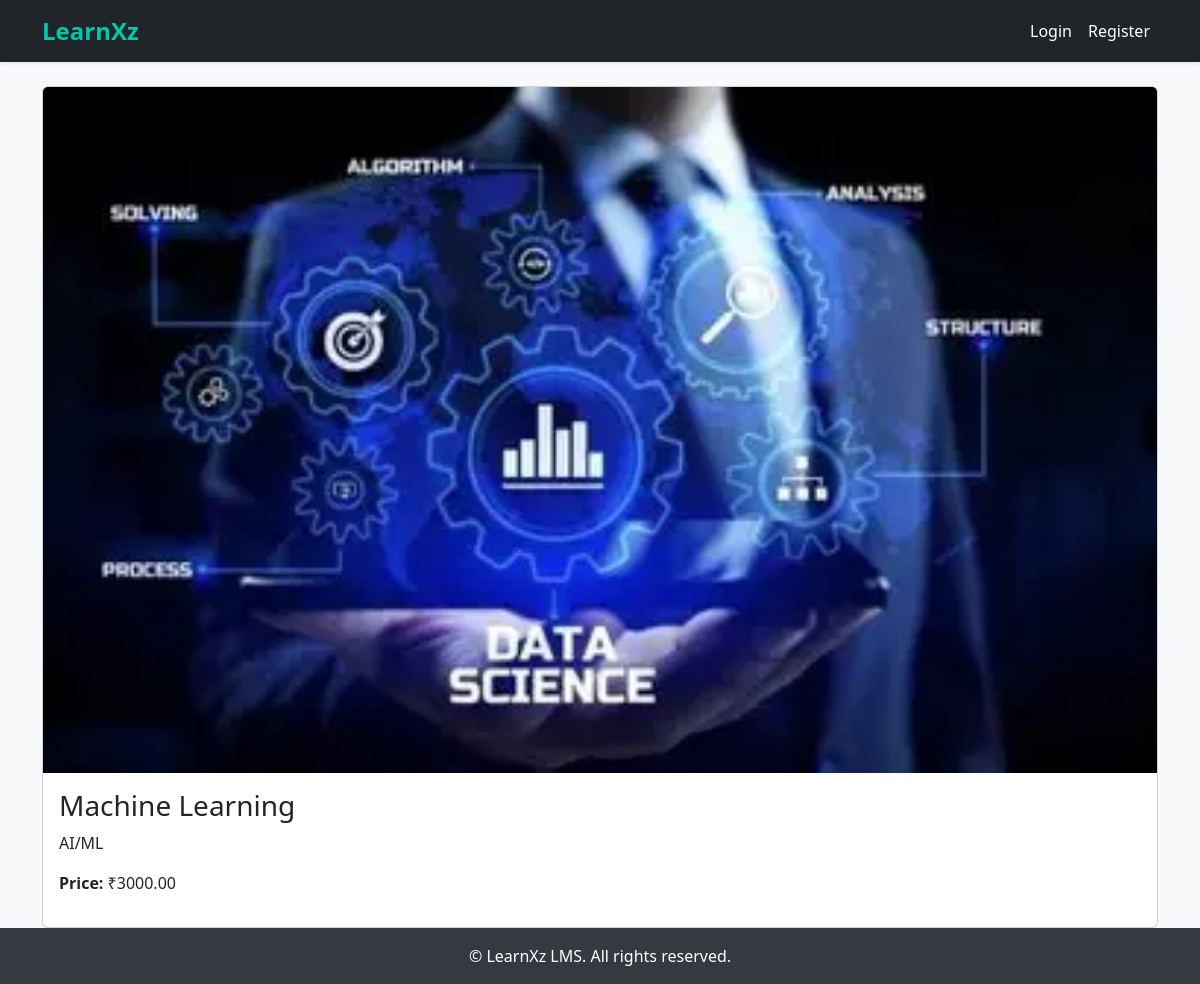
Screenshot of /3/ with the database file from the repository.
### courses/models.py (models this page shows, shortened)
class Course(models.Model):
    title = models.CharField(max_length=100)
    description = models.TextField()
    image = models.ImageField(upload_to='course_images/', blank=True, null=True)
    video = models.FileField(upload_to='course_videos/', null=True, blank=True)
    price = models.DecimalField(max_digits=6, decimal_places=2)
    instructor = models.ForeignKey(
        settings.AUTH_USER_MODEL,
        on_delete=models.CASCADE,
        related_name='instructed_courses'
    )
    students = models.ManyToManyField(settings.AUTH_USER_MODEL, related_name='enrolled_courses', blank=True)

### courses/views.py (the view)
# urls.py: path('<int:course_id>/', course_detail, name='course_detail'),
def course_detail(request, course_id):
    course = get_object_or_404(Course, id=course_id)
    return render(request, 'courses/course_detail.html', {'course': course})

### templates/courses/course_detail.html (shortened to what this page needs)
{% extends 'base.html' %}
{% block content %}
  <div class="card">
    <img src="{{ course.image.url }}" class="card-img-top" alt="{{ course.title }}">
    <div class="card-body">
      <h3 class="card-title">{{ course.title }}</h3>
      <p class="card-text">{{ course.description }}</p>
      <p><strong>Price:</strong> ₹{{ course.price }}</p>
    </div>
  </div>
{% endblock %}

### templates/base.html (style rules this page uses)
html, body { height: 100%; margin: 0; padding: 0; }
body { display: flex; flex-direction: column; min-height: 100vh; font-family: 'Segoe UI', sans-serif; background-color: #f8f9fa; }

### rows the page displays
Course: image (picture), title "Machine Learning", description "AI/ML", price "3000.00"
